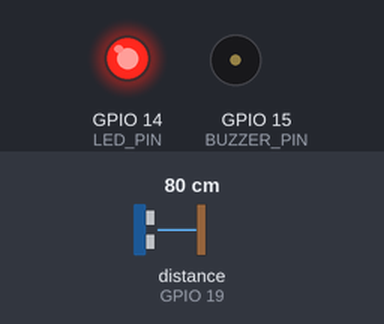
Bench run of a program on a simulated ESP32. On the bench: output pins drawn as LEDs (lit = HIGH), buzzer (waves = sounding). Wiring (from diagram.json): ultrasonic range finder: trigger GPIO 18; echo GPIO 19. Dashed ring = blinking. The test bench sets the inputs (shaded band); at power-on: distance to the obstacle (sensor on GPIO 19) 80 cm. The echo pulse lasts 58.3 µs per cm; WiFi joins after 1.5 s; servers stay silent unless stated; pins used as bus, display or sensor lines are not drawn; what the program prints to the serial monitor is not drawn.

Above: at 3.0 s.
3.1 s: distance to the obstacle (sensor on GPIO 19) set to 17 cm
7.3 s: distance to the obstacle (sensor on GPIO 19) set to 14 cm
At 8.2 s:
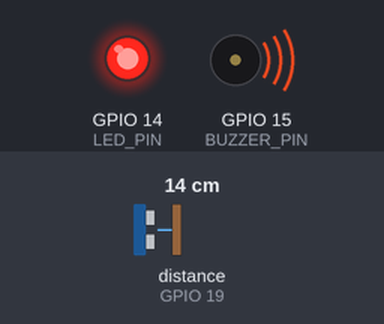
11.5 s: distance to the obstacle (sensor on GPIO 19) set to 18 cm
At 12.3 s:
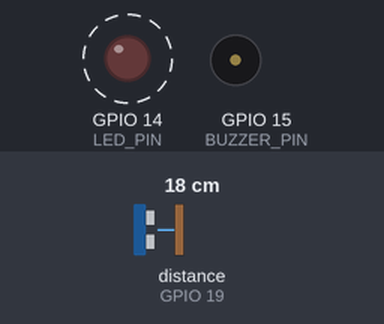
15.0 s: distance to the obstacle (sensor on GPIO 19) set to 2 cm
At 16.58 s:
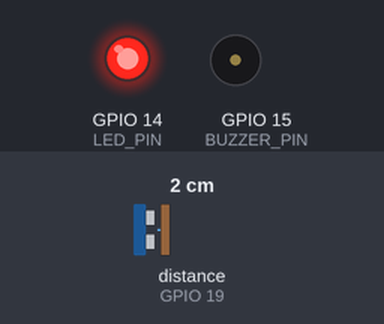
Timing chart, 0 to 20.2 s (numbered marks = the images above; inputs shaded):
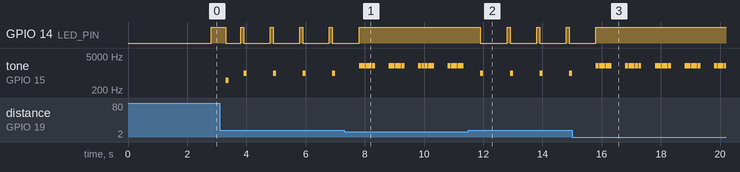

The program:

main.cpp
```cpp
#define BLYNK_PRINT Serial

#define BLYNK_TEMPLATE_ID "TMPL6ZKCyS-tg"
#define BLYNK_TEMPLATE_NAME "uts iot"
#define BLYNK_AUTH_TOKEN "B2YUkJGiZdlG3FHz7qEwNRzm7E_7omTz"

#include <WiFi.h>
#include <BlynkSimpleEsp32.h>

// ------------------- Blynk Config -------------------
char auth[] = BLYNK_AUTH_TOKEN;
char ssid[] = "Wokwi-GUEST";
char pass[] = "";

BlynkTimer timer;

// ------------------- Pin Setup -------------------
#define TRIG_PIN 18
#define ECHO_PIN 19
#define LED_PIN 14
#define BUZZER_PIN 15

// ------------------- Variabel Jarak -------------------
long duration;
int distance;

// ------------------- Fungsi Efek -------------------
void kondisiDarurat() {
  digitalWrite(LED_PIN, HIGH);
  for (int i = 0; i < 5; i++) {
    tone(BUZZER_PIN, 2000, 100);
    delay(110);
  }
}

void kedapKedipCepat() {
  digitalWrite(LED_PIN, HIGH);
  delay(100);
  digitalWrite(LED_PIN, LOW);
  tone(BUZZER_PIN, 1000, 100);
  delay(150);
}

void kedapKedipLambat() {
  digitalWrite(LED_PIN, HIGH);
  delay(500);
  digitalWrite(LED_PIN, LOW);
  tone(BUZZER_PIN, 500, 100);
  delay(500);
}

// ------------------- Kirim Data ke Blynk & Kontrol -------------------
void sendSensorData() {
  // Trigger sensor ultrasonik
  digitalWrite(TRIG_PIN, LOW);
  delayMicroseconds(2);
  digitalWrite(TRIG_PIN, HIGH);
  delayMicroseconds(10);
  digitalWrite(TRIG_PIN, LOW);

  duration = pulseIn(ECHO_PIN, HIGH);
  distance = duration * 0.034 / 2;

  // Kirim ke Blynk
  Blynk.virtualWrite(V0, distance);

  // Log jarak ke Serial
  Serial.print("Jarak: ");
  Serial.print(distance);
  Serial.println(" cm");

  // Logika kontrol
  if (distance < 15) {
    kondisiDarurat();
    Serial.println("⚠ Jarak sangat dekat! Risiko tabrakan.");
  } else if (distance <= 50) {
    kedapKedipCepat();
  } else if (distance <= 100) {
    kedapKedipLambat();
  } else if (distance <= 150) {
    digitalWrite(LED_PIN, HIGH);
    digitalWrite(BUZZER_PIN, LOW);
  } else {
    digitalWrite(LED_PIN, LOW);
    digitalWrite(BUZZER_PIN, LOW);
  }
}

// ------------------- Setup -------------------
void setup() {
  Serial.begin(115200);

  Blynk.begin(auth, ssid, pass);

  pinMode(TRIG_PIN, OUTPUT);
  pinMode(ECHO_PIN, INPUT);
  pinMode(LED_PIN, OUTPUT);
  pinMode(BUZZER_PIN, OUTPUT);

  Serial.println("🚀 Sistem Monitoring Jarak Siap!");

  timer.setInterval(1000L, sendSensorData);
}

// ------------------- Loop -------------------
void loop() {
  Blynk.run();
  timer.run();
}
```

Measured:
- the behaviour switches between 16 and 15 cm on distance to the obstacle (sensor on GPIO 19) (found by bisection; images 0 and 1)
- after the input at 7.3 s, GPIO 14 (LED_PIN): goes on until 7.8 s, then stays HIGH
- after the input at 11.5 s, GPIO 14 (LED_PIN): alternates HIGH for 0.10 s and LOW for 0.90 s, starting after 0.41 s
- after the input at 15.0 s, GPIO 14 (LED_PIN): goes on until 15.8 s, then stays HIGH
- by itself, GPIO 14 (LED_PIN): repeats every 0.99 s: HIGH 0.10 s, LOW 0.89 s
- by itself, tone on GPIO 15 (BUZZER_PIN): repeats every 1.0 s: 4 × (2000 Hz 0.10 s, silent 0.01 s), 2000 Hz 0.10 s, silent 0.46 s
